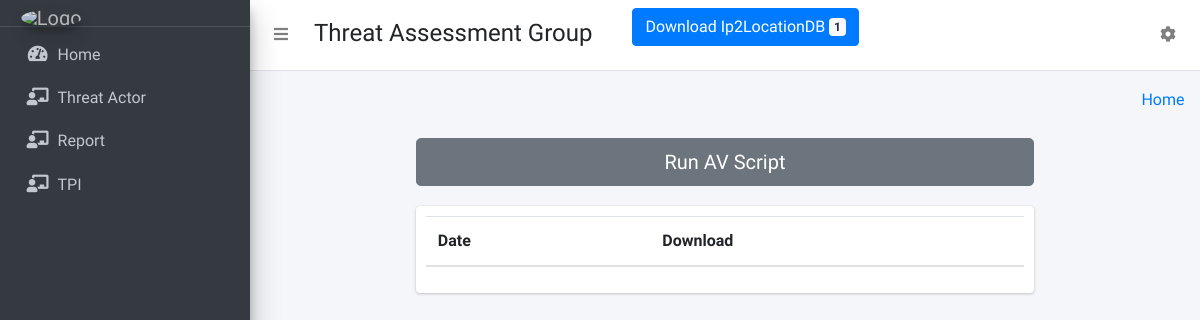
The app's page /Otx/, older data.
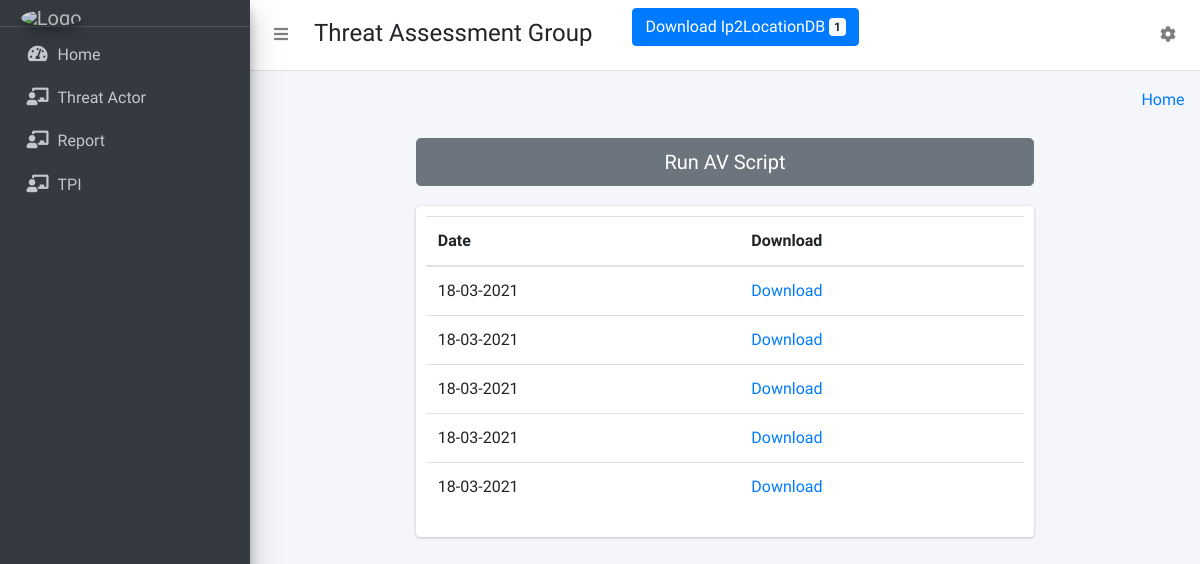
The same page, newer data.
### collect/models.py (models this page shows)
class AVModel(models.Model):
    date = models.DateTimeField(auto_now_add=True)
    FilePath = models.FileField(upload_to='AV/')

### collect/otxview.py (the view)
# urls.py: path('Otx/', otxview.otx, name='otx'),
def otx(request):
    LastAVFile = AVModel.objects.all().order_by('-id')[:10]
    return render(request, 'dashboard/otxAV.html',{"avFileData":LastAVFile})

### templates/dashboard/otxAV.html (shortened to what this page needs)
{% extends 'dashboard/base.html' %}
{% block main_content %}
{% load static %}
<div class="container-fluid">
    <div class="row">
        <div class="col-md-2"></div>
        <div class="col-md-8">
            <button id ="check" type="button" class="btn btn-secondary btn-lg btn-block">Run AV Script</button>
        </div>
    </div>
    <div class="row">
        <div class="col-md-2"></div>
        <div class="col-md-8">
            <div class="col-md-12 card" style="padding:10px">
                <table id="example" class="table display" style="width:100%">
                    <thead>
                        <tr>
                            <th>Date</th>
                            <th>Download</th>
                        </tr>
                    </thead>
                    <tbody>
                    {% for dt in avFileData %}
                        <tr>
                            <td>{{  dt.date | date:"d-m-Y"|lower }}</td>
                            <td> <a href='/media/{{ dt.FilePath }}' download>Download</a> </td>
                        </tr>
                    {% endfor %}
                    </tbody>
                </table>
            </div>
        </div>
    </div>
</div>
{% endblock main_content %}

Row changes from the older to the newer data that the page shows:
added AVModel: date "18-03-2021"
added AVModel: date "18-03-2021"
added AVModel: date "18-03-2021"
added AVModel: date "18-03-2021"
added AVModel: date "18-03-2021"
